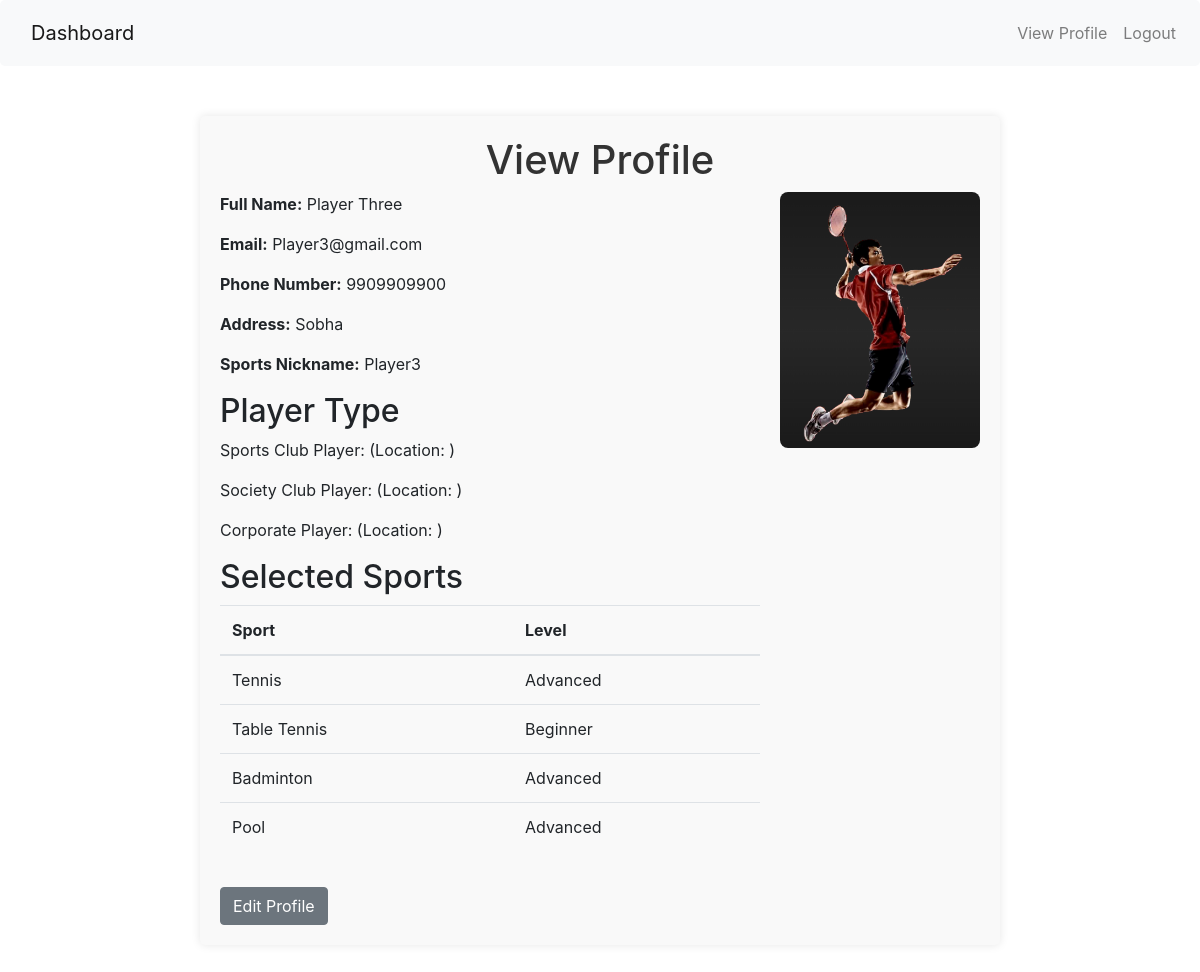
Before: /view-profile/ (signed in) with the older database file.
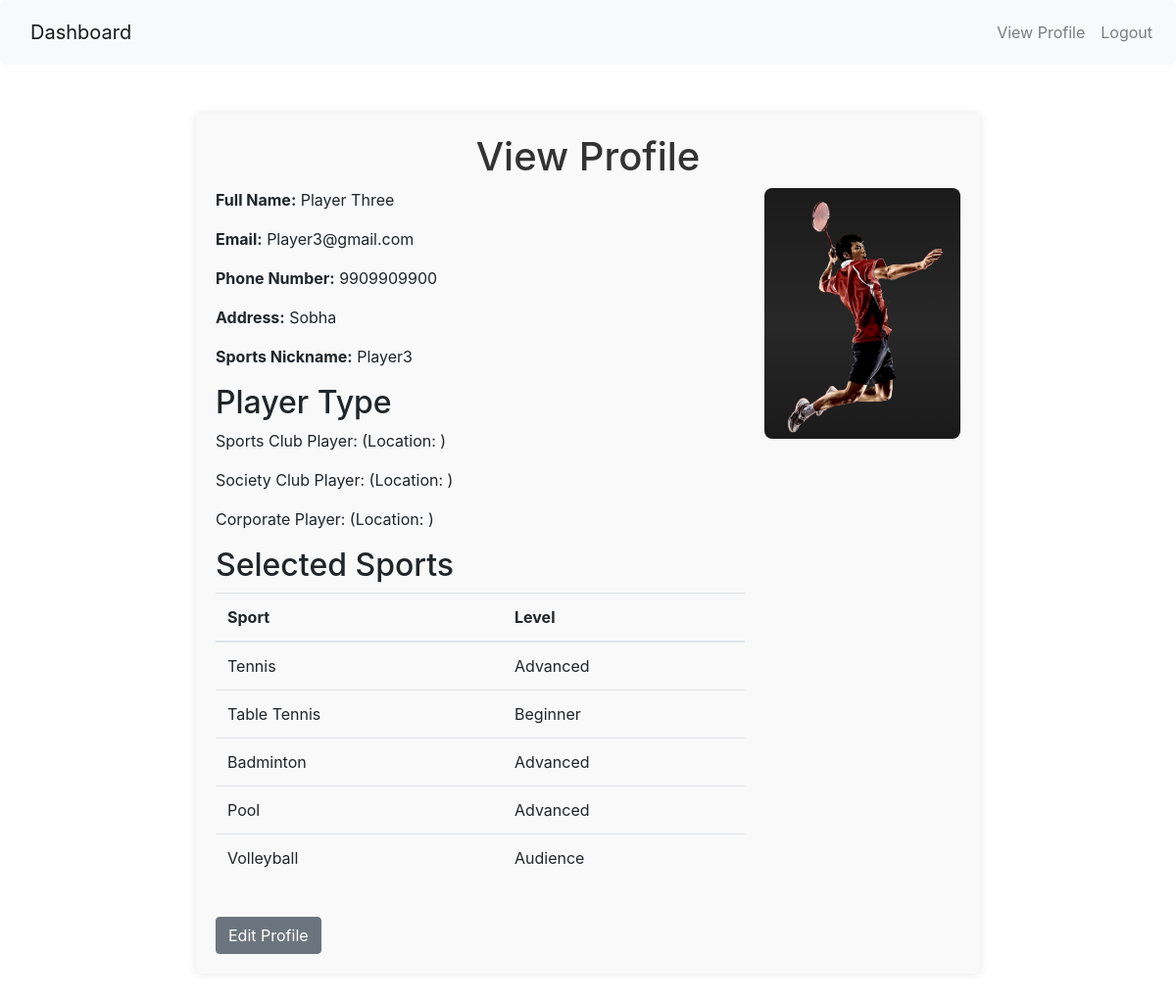
After: the same page with the newer database file.
### pages/models.py (models this page shows, shortened)
class UserSport(models.Model):
    LEVEL_CHOICES = [
        ('beginner', 'Beginner'),
        ('intermediate', 'Intermediate'),
        ('advanced', 'Advanced'),
        ('audience', 'Audience'),
    ]
    user_profile = models.ForeignKey(UserProfile, on_delete=models.CASCADE)
    sport = models.ForeignKey(Sport, on_delete=models.CASCADE)
    level = models.CharField(max_length=20, choices=LEVEL_CHOICES)

class Sport(models.Model):
    name = models.CharField(max_length=100)

### pages/views.py (the view)
# urls.py: path('view-profile/', views.view_profile, name='view_profile'),
def view_profile(request):
    profile = UserProfile.objects.get(user=request.user)  # Get the user's profile
    user_sports = UserSport.objects.filter(user_profile=profile)  # Get all sports associated with the profile
    return render(request, 'pages/view_profile.html', {
        'profile': profile,
        'user_sports': user_sports,
    })

### pages/templates/pages/view_profile.html (shortened to what this page needs)
{% extends 'pages/base.html' %}
{% load custom_filters %}
{% block content %}
<nav class="navbar navbar-expand-lg navbar-light bg-light">
    <a class="navbar-brand" href="{% url 'dashboard' %}">Dashboard</a>
    <div class="collapse navbar-collapse" id="navbarNav">
        <ul class="navbar-nav ml-auto">
            <li class="nav-item">
                <a class="nav-link" href="{% url 'view_profile' %}">View Profile</a>
            </li>
            <li class="nav-item">
                <a class="nav-link" href="{% url 'logout' %}">Logout</a>
            </li>
        </ul>
    </div>
</nav>
<div class="profile-container">
    <h1>View Profile</h1>
    <div class="profile-info">
        <div class="profile-details">
            <p><strong>Full Name:</strong> {{ profile.full_name }}</p>
            <p><strong>Email:</strong> {{ profile.email }}</p>
            <p><strong>Phone Number:</strong> {{ profile.phone_number }}</p>
            <p><strong>Address:</strong> {{ profile.address }}</p>
            <p><strong>Sports Nickname:</strong> {{ profile.sports_nickname }}</p>
            <h2>Player Type</h2>
            {% if profile.sports_club_player %}
                <p>Sports Club Player: {{ profile.club_name_sports }} (Location: {{ profile.club_location_sports }})</p>
            {% endif %}
            {% if profile.society_club_player %}
                <p>Society Club Player: {{ profile.club_name_society }} (Location: {{ profile.club_location_society }})</p>
            {% endif %}
            {% if profile.corporate_player %}
                <p>Corporate Player: {{ profile.club_name_corporate }} (Location: {{ profile.club_location_corporate }})</p>
            {% endif %}
            <h2>Selected Sports</h2>
            <table class="table">
                <thead>
                    <tr>
                        <th>Sport</th>
                        <th>Level</th>
                    </tr>
                </thead>
                <tbody>
                    {% for user_sport in user_sports %}
                    <tr>
                        <td>{{ user_sport.sport.name }}</td>
                        <td>{{ user_sport.level|title }}</td>
                    </tr>
                    {% endfor %}
                </tbody>
            </table>
        </div>
        <div class="profile-image">
            {% if profile.profile_picture %}
                <img src="{{ profile.profile_picture.url }}" alt="Profile Picture" class="img-fluid">
            {% else %}
                <p>No profile picture uploaded.</p>
            {% endif %}
        </div>
    </div>
    <a href="{% url 'user_profile' %}" class="btn btn-secondary">Edit Profile</a>
</div>
{% endblock %}

Changed rows visible on the page:
added UserSport: sport.name "Volleyball", level "Audience"
